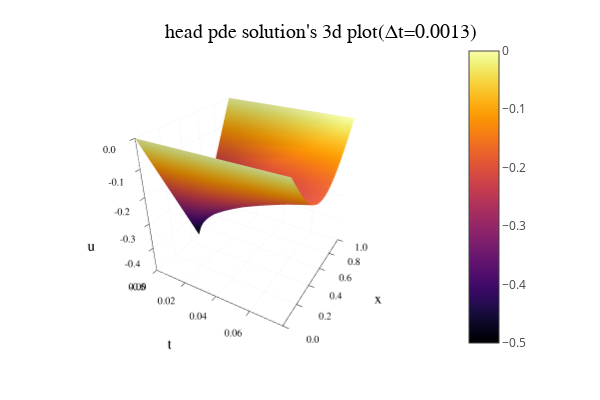

Write notebook code for a chart like this one.
### Code cell
Δt = 0.0013
surface(t₁₃,x,U₁₃,xlabel="t",ylabel="x",zlabel="u")
title!("head pde solution's 3d plot(Δt=$Δt)")

### Figure 1 — Plotly figure (JSON) as saved in the notebook; plotly's stock layout.template omitted (floating-point values rounded to 4 significant figures; data arrays with more than 128 entries replaced by an {"elided": "..."} marker saying what was removed)
{"data": [{"cmax": 0, "cmin": -0.5, "colorbar": {"len": 0.8657, "title": {"text": ""}, "x": 0.7642, "y": 0.5087}, "colorscale": {"elided": "256x2 mixed values"}, "name": "y1", "opacity": null, "scene": "scene", "showlegend": false, "showscale": true, "type": "surface", "x": [0, 0.0013, 0.0026, 0.0039, 0.0052, 0.0065, 0.0078, 0.0091, 0.0104, 0.0117, 0.013, 0.0143, 0.0156, 0.0169, 0.0182, 0.0195, 0.0208, 0.0221, 0.0234, 0.0247, 0.026, 0.0273, 0.0286, 0.0299, 0.0312, 0.0325, 0.0338, 0.0351, 0.0364, 0.0377, 0.039, 0.0403, 0.0416, 0.0429, 0.0442, 0.0455, 0.0468, 0.0481, 0.0494, 0.0507, 0.052, 0.0533, 0.0546, 0.0559, 0.0572, 0.0585, 0.0598, 0.0611, 0.0624, 0.0637, 0.065, 0.0663, 0.0676, 0.0689, 0.0702, 0.0715, 0.0728, 0.0741, 0.0754, 0.0767, 0.078], "xaxis": "x", "y": [0, 0.05, 0.1, 0.15, 0.2, 0.25, 0.3, 0.35, 0.4, 0.45, 0.5, 0.55, 0.6, 0.65, 0.7, 0.75, 0.8, 0.85, 0.9, 0.95, 1], "yaxis": "y", "z": {"elided": "21x61 float values"}, "zaxis": "z", "zmax": 0, "zmin": -0.5}], "layout": {"annotations": [{"font": {"color": "rgba(0, 0, 0, 1)", "family": "sans-serif", "size": 20}, "rotation": 0, "showarrow": false, "text": "head pde solution's 3d plot(Δt=0.0013)", "x": 0.535, "xanchor": "center", "xref": "paper", "y": 1, "yanchor": "top", "yref": "paper"}], "height": 400, "legend": {"bgcolor": "rgba(255, 255, 255, 1.000)", "bordercolor": "rgba(0, 0, 0, 1)", "borderwidth": 1, "font": {"color": "rgba(0, 0, 0, 1)", "family": "sans-serif", "size": 11}, "title": {"font": {"color": "rgba(0, 0, 0, 1)", "family": "sans-serif", "size": 15}, "text": ""}, "tracegroupgap": 0, "traceorder": "normal", "x": 1, "xanchor": "auto", "y": 1, "yanchor": "auto"}, "margin": {"b": 20, "l": 0, "r": 0, "t": 20}, "paper_bgcolor": "rgba(255, 255, 255, 1.000)", "plot_bgcolor": "rgba(255, 255, 255, 1.000)", "scene": {"aspectmode": "auto", "aspectratio": {"x": 1, "y": 1, "z": 1}, "camera": {"eye": {"x": 1.126, "y": -1.95, "z": 1.3}, "projection": "orthographic"}, "domain": {"x": [0.07647, 0.7642], "y": [0.07581, 0.9415]}, "xaxis": {"gridcolor": "rgba(0, 0, 0, 0.1)", "gridwidth": 0.5, "linecolor": "rgba(0, 0, 0, 1)", "mirror": false, "range": [0, 0.078], "showgrid": true, "showline": true, "showticklabels": true, "tickangle": 0, "tickcolor": "rgb(0, 0, 0)", "tickfont": {"color": "rgba(0, 0, 0, 1)", "family": "sans-serif", "size": 11}, "tickmode": "array", "ticks": "inside", "ticktext": ["0.00", "0.02", "0.04", "0.06"], "tickvals": [0, 0.02, 0.04, 0.06], "title": {"font": {"color": "rgba(0, 0, 0, 1)", "family": "sans-serif", "size": 15}, "text": "t"}, "type": "linear", "visible": true, "zeroline": false, "zerolinecolor": "rgba(0, 0, 0, 1)"}, "yaxis": {"gridcolor": "rgba(0, 0, 0, 0.1)", "gridwidth": 0.5, "linecolor": "rgba(0, 0, 0, 1)", "mirror": false, "range": [0, 1], "showgrid": true, "showline": true, "showticklabels": true, "tickangle": 0, "tickcolor": "rgb(0, 0, 0)", "tickfont": {"color": "rgba(0, 0, 0, 1)", "family": "sans-serif", "size": 11}, "tickmode": "array", "ticks": "inside", "ticktext": ["0.0", "0.2", "0.4", "0.6", "0.8", "1.0"], "tickvals": [0, 0.2, 0.4, 0.6, 0.8, 1], "title": {"font": {"color": "rgba(0, 0, 0, 1)", "family": "sans-serif", "size": 15}, "text": "x"}, "type": "linear", "visible": true, "zeroline": false, "zerolinecolor": "rgba(0, 0, 0, 1)"}, "zaxis": {"gridcolor": "rgba(0, 0, 0, 0.1)", "gridwidth": 0.5, "linecolor": "rgba(0, 0, 0, 1)", "mirror": false, "range": [-0.5, 0], "showgrid": true, "showline": true, "showticklabels": true, "tickangle": 0, "tickcolor": "rgb(0, 0, 0)", "tickfont": {"color": "rgba(0, 0, 0, 1)", "family": "sans-serif", "size": 11}, "tickmode": "array", "ticks": "inside", "ticktext": ["-0.5", "-0.4", "-0.3", "-0.2", "-0.1", "0.0"], "tickvals": [-0.5, -0.4, -0.3, -0.2, -0.1, 0], "title": {"font": {"color": "rgba(0, 0, 0, 1)", "family": "sans-serif", "size": 15}, "text": "u"}, "type": "linear", "visible": true, "zeroline": false, "zerolinecolor": "rgba(0, 0, 0, 1)"}}, "showlegend": true, "width": 600}}
